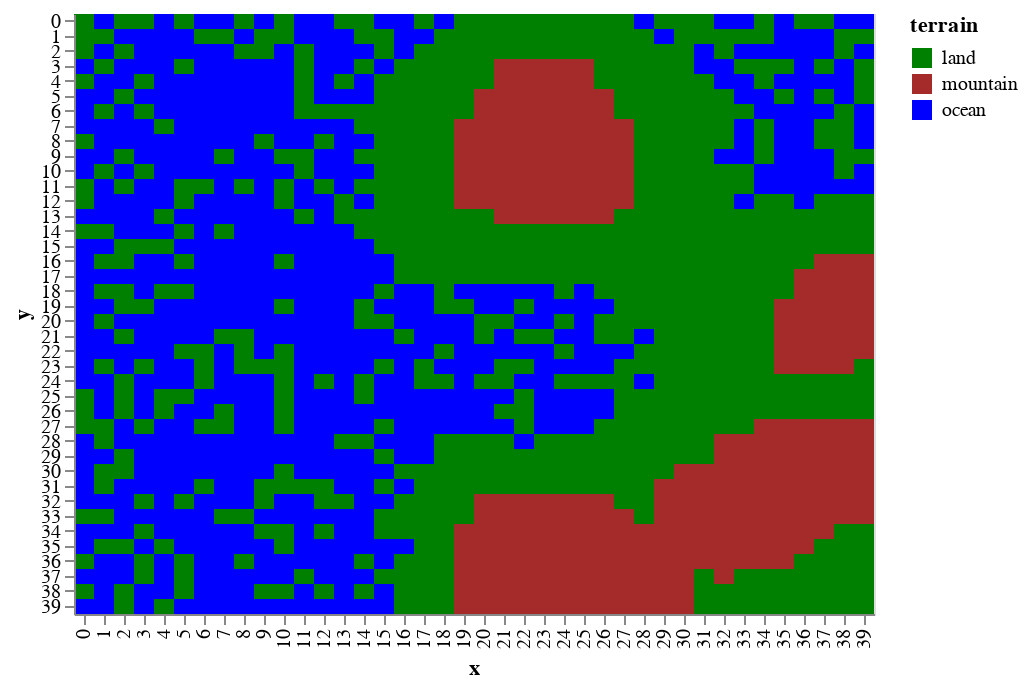

This figure's notebook cell:
### Markdown cell above
If the oceans were to come in at `height == 0` then you can assume that lower terrain is _under water_

### Code cell
draw.drawTerrainTypes(world.grid_elevation,world.landscape)

### Figure 1 — Vega-Lite specification as saved in the notebook (floating-point values rounded to 4 significant figures; data arrays with more than 128 entries replaced by an {"elided": "..."} marker saying what was removed)
{"$schema": "https://vega.github.io/schema/vega-lite/v2.6.0.json", "config": {"view": {"height": 300, "width": 400}}, "data": {"name": "data-74bb13208a49b7c59b449a88b5254e9c"}, "datasets": {"data-74bb13208a49b7c59b449a88b5254e9c": {"elided": "1600 records"}}, "encoding": {"color": {"field": "terrain", "scale": {"domain": ["land", "mountain", "ocean"], "range": ["green", "brown", "blue"]}, "type": "nominal"}, "x": {"field": "x", "type": "ordinal"}, "y": {"field": "y", "type": "ordinal"}}, "mark": "rect"}
